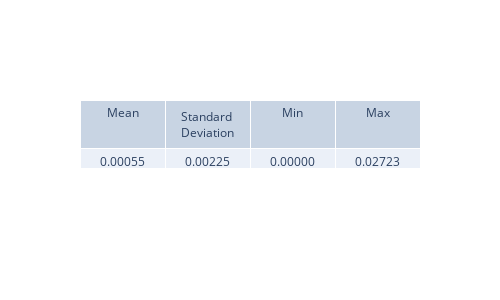

Notebook code cell kept with this figure:
### Code cell
plt.figure(figsize=(8, 6), dpi=200)
psi_sq_diff = np.abs(psi_sq - psi_sq_analytical)
view_metrics(psi_sq_diff)

plt.pcolormesh(x_values, t_values, psi_sq_diff.transpose(), shading="auto")
plt.colorbar(label='|psi(x,t)|^2')
plt.xlabel('x')
plt.ylabel('t')
plt.title('Absolute error of |psi|^2')
plt.show()

### Figure 1 — Plotly figure (JSON) as saved in the notebook; plotly's stock layout.template omitted (floating-point values rounded to 4 significant figures)
{"data": [{"cells": {"values": [["0.00055"], ["0.00225"], ["0.00000"], ["0.02723"]]}, "header": {"values": ["Mean", "Standard Deviation", "Min", "Max"]}, "type": "table"}], "layout": {"height": 300, "width": 500}}
